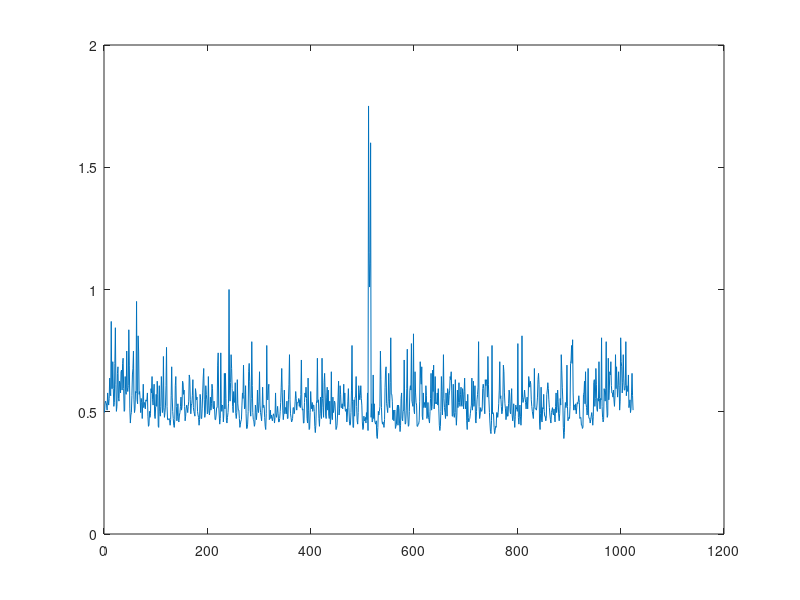

The MATLAB script that drew this image:
#x = linspace(0, 10, 100);
#y = sin(x);
#plot(x, y);
 
ar =  [70   63   61   62   64   68   55   60   64   59   45   55   57   14   52   52   35   52   65   62   36   17   49   69   65   42   38   59   61   47   48   55 ...
  41   40   53   36   33   52   69   68   44   54   56   29   51   54   50   18   37   67   79   72   70   57   43   39   29   60   70   67   54   55    5   60 ...
  63   21   29   56   54   60   70   59   62   75   61   49   66   62   63   67   60   61   60   55   73   82   81   69   74   71   52   55   44   60   64   55 ...
  49   73   75   65   56   65   47   56   82   83   50   69   73   65   44   53   70   67   32   66   74   70   64   50   27   65   76   76   76   75   77   81 ...
  76   57   38   58   69   75   81   83   76   50   44   65   77   73   63   77   78   72   70   65   58   68   65   47   48   56   53   65   77   73   67   64 ...
  66   70   65   61   43   45   60   71   64   63   57   46   66   69   71   73   52   55   60   58   69   72   74   81   76   56   60   75   75   67   55   45 ...
  39   60   74   71   50   56   60   71   70   44   64   72   68   58   68   63   49   52   66   67   61   67   76   76   72   66   66   37   30   64   72   80 ...
  75   30   63   69   64   65   78   71   42   67   42   59   77   79   74   70   63    0   53   61   48   31   39   52   65   70   54   61   62   48   71   75 ...
  70   46   63   68   68   75   83   80   77   76   64   55   59   37   56   67   66   50   71   84   84   80   69   41   36   47   68   73   59   24   50   70 ...
  76   77   82   80   64   68   76   70   53   67   70   61   41   64   70   73   77   68   51   66   64   65   74   82   85   71   26   59   60   53   49   76 ...
  74   68   75   72   75   77   73   71   73   79   74   55   71   74   70   65   71   78   78   75   69   62   51   39   55   68   76   71   53   71   66   66 ...
  71   61   75   75   60   49   31   60   71   74   78   77   75   66   66   71   68   61   54   59   68   62   62   62   59   65   60   66   56   34   64   68 ...
  67   79   79   62   55   58   51   59   75   79   45   68   85   84   70   54   63   67   62   69   64   64   69   82   88   81   63   60   33   62   60   75 ...
  82   71   58   71   75   33   59   66   74   48   42   55   72   75   58   51   68   53   72   75   61   80   75   41   72   76   58   70   67   61   62   72 ...
  85   84   81   72   58   47   72   67   50   56   66   66   63   67   61   49   65   55   68   69   67   78   72   61   52   66   78   81   80   70   53   26 ...
  61   83   83   60   73   58   58   44   65   77   80   70   50   55   60   57   50   59   64   78   85   84   73   77   76   74   79   70   76   55   86  -56 ...
 -14   -1  -10  -47   74   63   78   77   43   75   63   77   79   80   77   92   94   83   69   72   69   65   29   46   66   77   80   78   81   83   76   51 ...
  40   38   63   66   70   61   42   59   66   48   22   56   56   61   76   68   77   69   68   84   82   80   68   64   81   64   67   79   87   81   59   55 ...
  75   77   69   68   34   68   80   79   68   52   28   72   82   81   69   53   50   53   25   61   63   65   20   68   71   41   55   62   64   82   82   80 ...
  80   77   61   35   45   49   38   73   76   55   66   62   64   66   50   57   75   72   62   74   76   79   69   59   42   68   65   40   54   37   67   61 ...
  44   63   62   63   55   64   52   67   81   86   82   69   44   54   72   58   31   59   66   70   75   55   63   73   52   54   64   57   53   44   46   41 ...
  53   73   73   49   71   74   70   46   70   81   72   53   66   62   48   62   65   56   51   64   65   52   56   67   54   45   62   67   61   77   85   56 ...
  74   78   76   75   71   67   64   45   68   62   47   65   61   50   77   79   69   60   56   51   24   65   75   72   66   68   69   67   52   49   52   64 ...
  71   46   50   47   46   58   32   49   60   70   79   87   89   77   26   71   70   72   83   89   86   82   83   70   70   74   70   63   53   35   59   57 ...
  65   71   69   60   37   41   55   63   67   76   72   65   73   73   63   53   55   69   71   61   52   72   77   72   63   76   83   73   64   67   66   69 ...
  25   74   80   72   64   73   81   72   21   58   62   60   58   53   58   62   67   61   58   67   58   44   47   51   47   49   60   65   69   72   75   65 ...
  39   66   67   67   68   64   58   46   42   49   79   85   71   51   77   78   66   67   56   69   73   73   77   75   56   53   48   52   60   66   72   76 ...
  79   70   68   66   71   72   67   73   78   65   55   70   66   53   61   72   77   71   59   64   31   40   51   60   83   94   88   68   62   66   64   37 ...
  65   77   75   74   75   65   36   34   26   36   23   55   68   64   64   68   63   71   66   62   63   61   57   62   75   74   74   81   81   84   83   56 ...
  55   47   63   41   63   66   72   68   39   73   75   75   79   76   73   70   74   81   73   48   46   65   59   39   49   67   69   59   61   35   59   67 ...
  59   60   22   65   74   78   76   52   55   61   52   24   64   74   72   33   60   53   41   43   35   50   55   55   58   53   60   65   57   31   52   38 ...
  49   58   51   41   50   68   61   22   35   38   55   48   31   45   53   53   50   24   57   50   53   54   43   66   63   60   70   67   55   42   57   68];
#  x = linspace(0, 1023);
#  y = ar[x];
#  plot(x, y);
y = exp(-ar/100);

plot(y);
